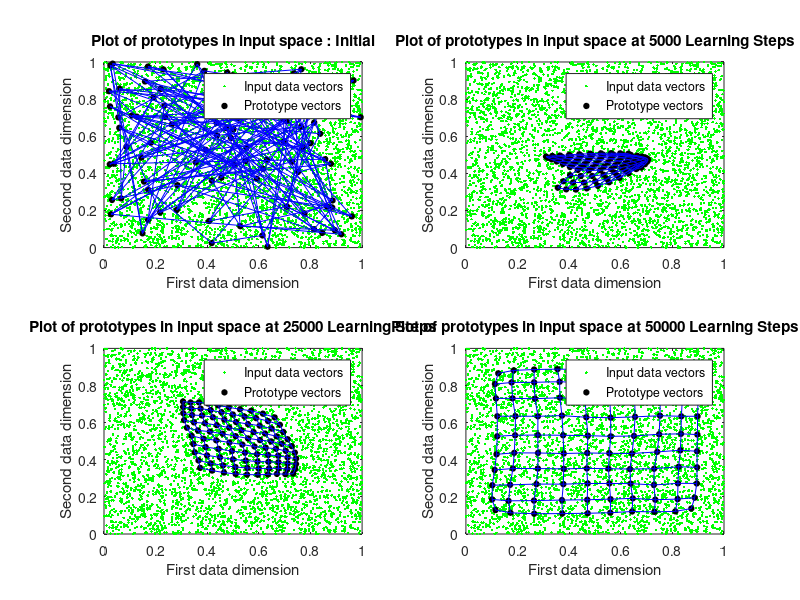
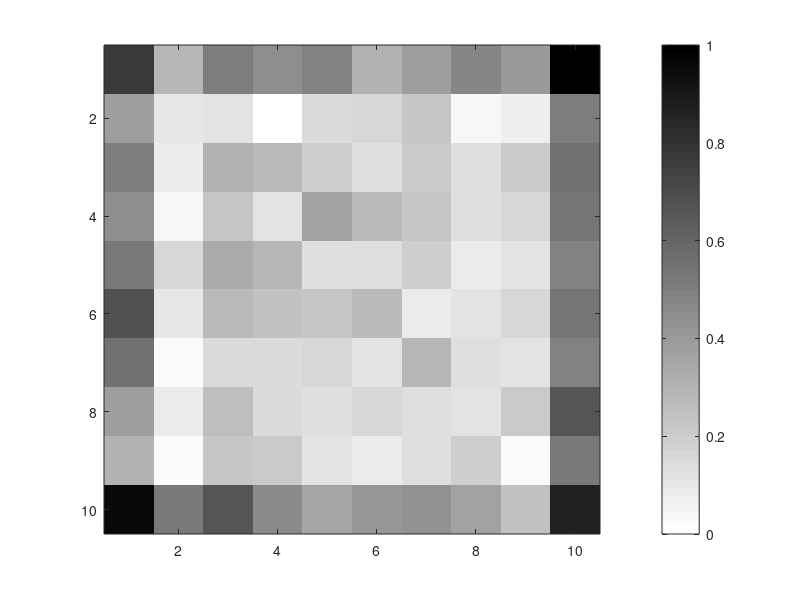

Recreate these plots in MATLAB, in order.
% hw6 Problem 1
function SOM2
% Prashant Kalvapalle 
% Comp 504 HW6 - Base code for all problems

% NOTE : Initial and final lattice is a cell representation, In the function it is
% used as a multi-dimensional matrix

latticeSize = [10 10]; 
initRadius = max(latticeSize); % Initial radius of influence

numIters = 50000; % number of learning steps
alphaI = .8; % learning rate

dataInput = rand(2,4000); % each COLUMN is a data point
% dummy data
% dataInput = [rand(2,2000) 1 + rand(2,100)]; % each column is a data point

dimDataInput = size(dataInput,1); % gives the dimensionality of data space
latticeCell = createInitLattice(dimDataInput,latticeSize); % weights initialization

% Perform self organization
finalLattice = selfOrganize(latticeCell,dataInput,numIters,initRadius,alphaI);

% giving the final weights of the lattice in Cell form
finalLatticeCell = mat2cell(finalLattice,[ones(1,latticeSize(1))],[ones(1,latticeSize(2))],2);
finalLatticeCell = cellfun(@(x)reshape(x,2,1),finalLatticeCell,'un',0);

% % Plot the mapping and input data
% figure;
% plot(dataInput(1,:),dataInput(2,:),'g.'); hold on; plot(finalLattice(:,:,1),finalLattice(:,:,2),'ko','MarkerFaceColor','k','MarkerSize',4);
% plot(finalLattice(:,:,1),finalLattice(:,:,2),'k-'); plot(finalLattice(:,:,1)',finalLattice(:,:,2)','b-');
% xlabel('First data dimension'); ylabel('Second data dimension'); title('Self organised clusters')

densityLattice = calcDensityLattice(finalLattice,dataInput,size(latticeCell));
densityLattice = mat2gray(densityLattice);
figure; imagesc(densityLattice); colormap(flipud(gray)); colorbar

end


function finalLattice = selfOrganize(latticeCell,dataInput,numIters,initRadius,alphaI)
% the self organizing map steps here

% convert the input lattice cell into a multi-dimensional Matrix 
Z = cellfun(@(x)reshape(x,1,1,[]),latticeCell,'un',0);
lattice = cell2mat(Z); % this is a multi-dimensional Matrix, with third dimension holding different input dimensions

r = (1:size(lattice,1))';c = 1:size(lattice,2); 
latticeIndices(:,:,1) = r(:,ones(1,size(lattice,2))); latticeIndices(:,:,2) = c(ones(1,size(lattice,1)),:);  % latticeIndices : holds the i,j indices of the 2d lattice space

figure;
subplot(2,2,1);
plot(dataInput(1,:),dataInput(2,:),'g.'); hold on; plot(lattice(:,:,1),lattice(:,:,2),'ko','MarkerFaceColor','k','MarkerSize',4);
plot(lattice(:,:,1),lattice(:,:,2),'b-'); plot(lattice(:,:,1)',lattice(:,:,2)','b-');
xlabel('First data dimension'); ylabel('Second data dimension'); title('Plot of prototypes in input space : Initial')
legend('Input data vectors','Prototype vectors')
dum = 2;

for i = 1:numIters
%     radius = initRadius; % can do decay here
    radius = initRadius * ((i <= numIters/5) + .8 * (i > numIters/5 & i <= numIters/2) + .5 * (i > numIters/2 & i <= numIters*.8)+ .2 * (i > numIters*.8));
    alpha = alphaI * ((i <= numIters/10) + .5 * (i > numIters/10 & i <= numIters/2.5) + .125 * (i > numIters/2.5 & i <= numIters*.8)+ .025 * (i > numIters*.8));
      
    % pick an x (data point) randomly
    x = dataInput(:,randi(size(dataInput,2)));
   
    % find euclidian distances and difference between chosen x and all W's
    differenceMatrix = reshape(x,1,1,[]) - lattice; % a 3D matrix of difference between every weight and x
    distToXMatrix = sqrt(sum((differenceMatrix).^2,3)); % finding norm or eucledian distance
  
    % find the winner = c = [win_row win_col]
    [~, winner] = min(distToXMatrix(:)); [win_row, win_col] = ind2sub(size(distToXMatrix), winner); 
    c = [win_row win_col];
    
    % make a neighbourhood function in a matrix
    neighbourhoodFn = makeNeighbourhoodFn(latticeIndices,c,radius);
    
    % update the weights - Learning rule
    lattice = lattice + alpha * neighbourhoodFn .* differenceMatrix;
    
    if sum(i == [numIters/10 numIters/2 numIters])
        % Plot the mapping and input data
        subplot(2,2,dum);
        plot(dataInput(1,:),dataInput(2,:),'g.'); hold on; plot(lattice(:,:,1),lattice(:,:,2),'ko','MarkerFaceColor','k','MarkerSize',4);
        plot(lattice(:,:,1),lattice(:,:,2),'b-'); plot(lattice(:,:,1)',lattice(:,:,2)','b-');
        xlabel('First data dimension'); ylabel('Second data dimension'); title(['Plot of prototypes in input space at ',num2str(i),' Learning Steps'])
        legend('Input data vectors','Prototype vectors')
        dum = dum + 1;
    end
end
finalLattice = lattice;

end


function densityLattice = calcDensityLattice(lattice,dataInput,sizeOflatticeCell)

densityLattice = zeros(sizeOflatticeCell);

for i = 1:size(dataInput,2)
    x = dataInput(:,i);
    
    % find euclidian distances and difference between chosen x and all W's
    differenceMatrix = reshape(x,1,1,[]) - lattice; % a 3D matrix
    distToXMatrix = sqrt(sum((differenceMatrix).^2,3)); % a 2D matrix for euclidian distances to x
    
    % find the winner = c = [win_row win_col]
    [~, winner] = min(distToXMatrix(:)); [win_row, win_col] = ind2sub(size(distToXMatrix), winner); 
    c = [win_row win_col];
    % update the density lattice
    densityLattice(c(1),c(2)) = densityLattice(c(1),c(2)) + 1;
end
    
end


function neighbourhoodFn = makeNeighbourhoodFn(latticeIndices,c,radius)

distNeighbour = sum(abs(latticeIndices - reshape(c,1,1,[])),3); % Manhattan distance metric for the neighbourhood function
% EqDistNeighbour = sqrt(sum((latticeIndices - reshape(c,1,1,[])).^2,3)); % eucleidian distance metric for the neighbourhood function
neighbourhoodFn = exp(-((distNeighbour)./(radius)).^2);

end


function latticeCell = createInitLattice(dimDataInput,latticeSize)
% creates random weight vectors in a cell 
latticeCell = cell(latticeSize);
latticeCell = arrayfun(@(x) rand(dimDataInput,1),latticeCell, 'uni',0);
end


% % Extraas : Cell function formulations..
%     % find euclidian distances
%     differenceMatrix = cellfun(@(t) t - x, lattice);
%     distToXMatrix = cellfun(@(t) norm(t - x), lattice);
% 
% distNeighbour = @(w,c) sum(abs(w - c)); % Manhattan distance metric for the neighbourhood function
% %     distNeighbour = @(w,c) norm(w,c); % eucleidian distance metric for the neighbourhood function
% neighbourhoodFn = @(w,c) exp(-((distNeighbour(w,c))/(2*radius))^2);
% 
% Initializations
%     differenceMatrix = zeros(size(lattice)); % a 3D matrix
%     distToXMatrix =  zeros(size(latticeCell)); % a 2D matrix of eucledian distances
%     
% long for loop for calculation of eucliean distances         
%     for k = 1:size(lattice,2)
%         for j = 1:size(lattice,1)
% %             differenceMatrix(j,k,:) = x - reshape(lattice(j,k,:),size(x));
%             distToXMatrix(j,k) = norm(reshape(differenceMatrix(j,k,:),size(x)));
%         end
%     end
% 
% long for loop for finding distance and making neighbourhood functions
% for j = 1:size(lattice,2)
%     for i = 1:size(lattice,1)
%         w = [i j];
% %         distNeighbour = sum(abs(w - c)); % Manhattan distance metric for the neighbourhood function
%         %     distNeighbour = norm(w,c); % eucleidian distance metric for the neighbourhood function
%         neighbourhoodFn(i,j,:) = exp(-((distNeighbour)/(radius))^2);
